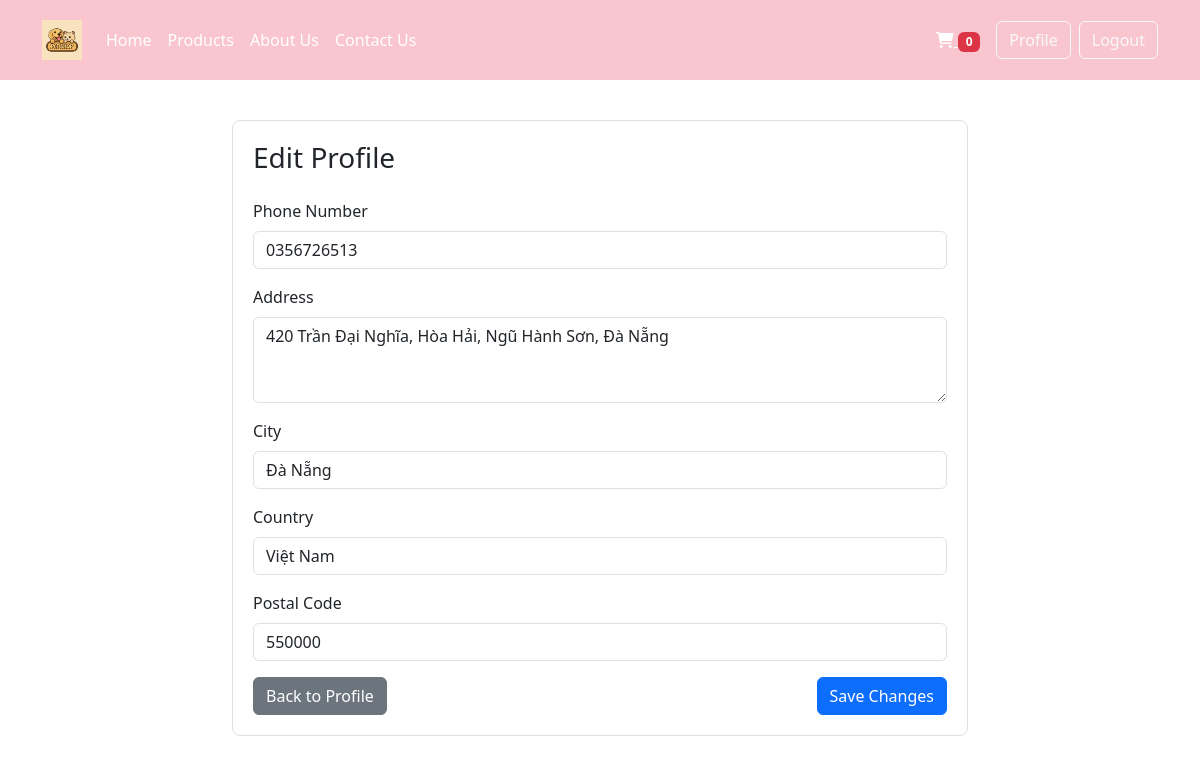
Page /profile/edit/ (signed in) on the committed database.
### accounts/models.py (models this page shows, shortened)
class UserProfile(models.Model):
    user = models.OneToOneField(User, on_delete=models.CASCADE)
    phone = models.CharField(max_length=15, blank=True)
    address = models.TextField(blank=True)
    city = models.CharField(max_length=100, blank=True)
    country = models.CharField(max_length=100, blank=True)
    postal_code = models.CharField(max_length=20, blank=True)
    created_at = models.DateTimeField(auto_now_add=True)
    updated_at = models.DateTimeField(auto_now=True)

### accounts/views.py (the view, shortened to what this page needs)
# urls.py: path('profile/edit/', login_required(views.edit_profile), name='edit_profile'),
@login_required
def edit_profile(request):
    user_profile, created = UserProfile.objects.get_or_create(user=request.user)
    cart_count = CartItem.objects.filter(cart__user=request.user).count()
    return render(request, 'edit_profile.html', {
        'user_profile': user_profile,
        'cart_count': cart_count
    })

### ecommerce/templates/edit_profile.html (shortened to what this page needs)
{% load static %}
<!DOCTYPE html>
<html lang="en">
<head>
    <link href="https://cdn.jsdelivr.net/npm/bootstrap@5.3.0/dist/css/bootstrap.min.css" rel="stylesheet">
    <link href="https://cdnjs.cloudflare.com/ajax/libs/font-awesome/6.0.0/css/all.min.css" rel="stylesheet">
</head>
<body>
    <nav class="navbar navbar-expand-lg nav-main">
        <div class="container">
            <a class="navbar-brand" href="{% url 'home' %}">
                <img src="{% static 'images/logo.jpg' %}" alt="Logo">
            </a>
            <div class="collapse navbar-collapse" id="navbarNav">
                <ul class="navbar-nav me-auto mb-2 mb-lg-0">
                    <li class="nav-item">
                        <a class="nav-link" href="{% url 'home' %}">Home</a>
                    </li>
                    <li class="nav-item">
                        <a class="nav-link" href="#">Products</a>
                    </li>
                    <li class="nav-item">
                        <a class="nav-link" href="#">About Us</a>
                    </li>
                    <li class="nav-item">
                        <a class="nav-link" href="#">Contact Us</a>
                    </li>
                </ul>
                <div class="d-flex align-items-center">
                    {% if user.is_authenticated %}
                        <div class="cart-section me-3">
                            <a href="{% url 'cart' %}" class="text-white">
                                <i class="fas fa-shopping-cart"></i>
                                <span class="badge bg-danger">{{ cart_count }}</span>
                            </a>
                        </div>
                        <a href="{% url 'profile' %}" class="btn btn-outline-light me-2">Profile</a>
                        <a href="{% url 'logout' %}" class="btn btn-outline-light">Logout</a>
                    {% else %}
                        <a href="{% url 'login' %}" class="btn btn-outline-light me-2">Login</a>
                        <a href="{% url 'register' %}" class="btn btn-light">Register</a>
                    {% endif %}
                </div>
            </div>
        </div>
    </nav>
    <section class="profile-section">
        <div class="container">
            <div class="row justify-content-center">
                <div class="col-md-8">
                    <div class="profile-form">
                        <h3 class="mb-4">Edit Profile</h3>
                        <form method="post">
                            <div class="mb-3">
                                <label for="phone" class="form-label">Phone Number</label>
                                <input type="text" class="form-control" id="phone" name="phone" value="{{ user_profile.phone }}">
                            </div>
                            <div class="mb-3">
                                <label for="address" class="form-label">Address</label>
                                <textarea class="form-control" id="address" name="address" rows="3">{{ user_profile.address }}</textarea>
                            </div>
                            <div class="mb-3">
                                <label for="city" class="form-label">City</label>
                                <input type="text" class="form-control" id="city" name="city" value="{{ user_profile.city }}">
                            </div>
                            <div class="mb-3">
                                <label for="country" class="form-label">Country</label>
                                <input type="text" class="form-control" id="country" name="country" value="{{ user_profile.country }}">
                            </div>
                            <div class="mb-3">
                                <label for="postal_code" class="form-label">Postal Code</label>
                                <input type="text" class="form-control" id="postal_code" name="postal_code" value="{{ user_profile.postal_code }}">
                            </div>
                            <div class="d-flex justify-content-between">
                                <a href="{% url 'profile' %}" class="btn btn-secondary">Back to Profile</a>
                                <button type="submit" class="btn btn-primary">Save Changes</button>
                            </div>
                        </form>
                    </div>
                </div>
            </div>
        </div>
    </section>
</body>
</html>

### ecommerce/templates/edit_profile.html (style rules this page uses)
.nav-main { background-color: #f9c6d0; padding: 15px; }
.nav-main .navbar-brand img { height: 40px; }
.nav-main .nav-link { color: white !important; }
.profile-section { padding: 40px 0; }
.profile-form { border: 1px solid #dee2e6; border-radius: 8px; padding: 20px; }

### rows in the picture
UserProfile: phone "0356726513", address "420 Trần Đại Nghĩa, Hòa Hải, Ngũ Hành Sơn, Đà Nẵng", city "Đà Nẵng", country "Việt Nam", postal_code "550000"

### other values in the picture
{{ cart_count }} "0"
